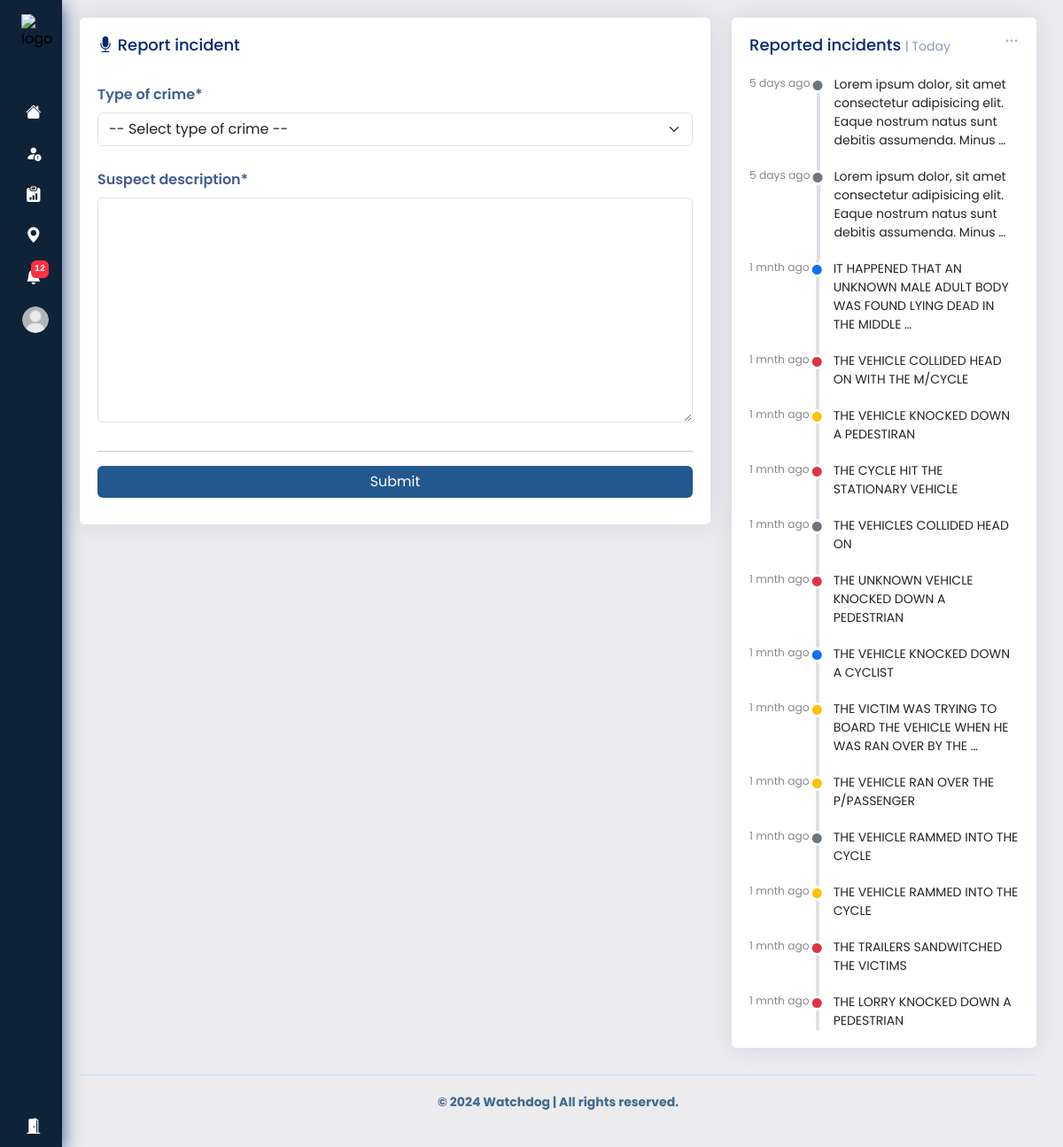
The page /incident/5f6cd2eacb014e908557c9593f210b/details/ (signed in) on the database its author committed.
### accounts/models.py (models this page shows, shortened)
class User(AbstractUser):
    id = models.CharField(max_length=30, primary_key=True, unique=True, editable=False)
    email = models.EmailField(unique=True, blank=False)
    gender = models.CharField(max_length=7, blank=False)
    mobile_no = PhoneNumberField(blank=False, db_column='Mobile No.')
    dob = models.DateField(null=True, blank=False, db_column='DoB')
    age = models.PositiveIntegerField(default=0, editable=False)
    national_id = models.PositiveBigIntegerField(blank=False, default=0, db_column='ID no.')
    county = models.CharField(max_length=30, blank=False)
    sub_county = models.CharField(max_length=30, blank=False)
    profile_pic = models.ImageField(upload_to=users_img_directory, default='default.png')
    is_officer = models.BooleanField(default=False)
    is_roadsafetystaff = models.BooleanField(default=False)
    date_updated = models.DateTimeField(auto_now=True)
    REQUIRED_FIELDS = ['username']
    USERNAME_FIELD = 'email'
    class Meta:
        ordering = ['username']

### core/models.py (models this page shows, shortened)
class ReportedCrime(models.Model):
    id = models.CharField(max_length=30, primary_key=True, unique=True, editable=False)
    location_id = models.ForeignKey(Location, on_delete=models.CASCADE, editable=False, db_column='location_id')
    crime_type = models.CharField(max_length=30, blank=False)
    suspect_description = models.TextField()
    investigation_status = models.CharField(max_length=20, blank=False)
    date_created = models.DateTimeField(auto_now_add=True)
    date_updated = models.DateTimeField(auto_now=True)
    class Meta:
        ordering = ['-date_created', 'crime_type']

class Incident(models.Model):
    id = models.CharField(max_length=30, primary_key=True, unique=True, editable=False)
    incident_type = models.CharField(max_length=20, blank=False)
    incident_date = models.DateField(null=True, blank=False)
    incident_time = models.TimeField(null=True, blank=False)
    description = models.TextField()
    media_file = models.FileField(upload_to=reported_incidents_media_directory, blank=True)
    severity_level = models.CharField(max_length=20, blank=False)
    reported_by = models.CharField(max_length=30, blank=False)
    date_reported = models.DateTimeField(auto_now_add=True)
    date_updated = models.DateTimeField(auto_now=True)
    class Meta:
        ordering = ['-date_reported', '-incident_date', '-incident_time']
    def __str__(self):
        return self.incident_type

### core/views.py (the view, shortened to what this page needs)
# urls.py: path('incident/<str:incident_id>/details/', views.ReportedIncidentsAdditionalInfoCreateView.as_view(), name='provide_incident_info'),
@method_decorator(login_required(login_url='login'), name='get')
@method_decorator(user_passes_test(lambda user: user.is_officer is True and user.is_roadsafetystaff is False and user.is_staff is False and user.is_superuser is False), name='get')
class ReportedIncidentsAdditionalInfoCreateView(View):
    form_class = {'AccidentsForm': ReportRoadAccidentForm, 'CrimesForm': ReportCrimesForm}
    template_name = 'officers/update-incidents.html'
    def get(self, request, incident_id, *args, **kwargs):
        incident_obj = Incident.objects.get(id=incident_id)
        form = self.form_class["AccidentsForm"]() if incident_obj.incident_type == 'Road accident' else self.form_class["CrimesForm"]()
        incident_qs = Incident.objects.all()[:15]
        print(f'Incident obj: {incident_obj}')
        context = {
            'IncidentForm': form,
            'incident_obj': incident_obj,
            'reported_incidents': incident_qs,
        }
        return render(request, self.template_name, context)

### core/forms.py
class ReportCrimesForm(forms.ModelForm):
    CRIME_TYPE = (
        (None, '-- Select type of crime --'),
        ('Assault', 'Assault'),
        ('Theft', 'Theft'),
        ('Vandalism', 'Vandalism'),
    )
    crime_type = forms.ChoiceField(widget=forms.Select(attrs={
            'type': 'select', 'class': 'mb-2',
        }),
        choices=CRIME_TYPE,
        label='Type of crime',
    )
    suspect_description = forms.CharField(widget=forms.Textarea())
    class Meta:
        model = ReportedCrime
        fields = ('crime_type', 'suspect_description')

### templates/officers/update-incidents.html (shortened to what this page needs)
{% extends 'core/base.html' %}{% block title %}Reported incident - provide additional info{% endblock %}
{% load static %}{% load filters %}{% load crispy_forms_tags %}
{% block content %}
<main id="main" class="main">
    <section class="section dashboard">
        <div class="row">
            <div class="col-md-8 col-lg-8">
                {% include 'toasts.html' %}
                <div class="card info-card">
                    <div class="card-body">
                        <h5 class="card-title"><i class="bi-mic-fill"></i> Report incident</h5>
                        <form hx-post="{% url 'provide_incident_info' incident_obj.id %}" hx-indicator="#indicator" hx-trigger="submit" hx-target="#wrapper" hx-swap="outerHTML">
                            <div class="row">
                                <div class="col-md-12">
                                    {{ IncidentForm|crispy }}
                                </div>
                            </div>
                            <hr>
                            <div class="d-grid gap-2">
                                <button type="submit" class="btn btn-outline-primary">Submit</button>
                            </div>
                        </form>
                    </div>
                </div>
            </div>
            <div class="col-md-4 col-lg-4">
                <div class="card">
					<div class="filter">
						<a class="icon" href="" data-bs-toggle="dropdown"><i class="bi bi-three-dots"></i></a>
					</div>
					<div class="card-body">
						<h5 class="card-title">Reported incidents <span>| Today</span></h5>
						<div class="activity">
							{% for incident in reported_incidents %}
							<div class="activity-item d-flex">
								<div class="activity-label small">{{ incident.date_reported|datereported }}</div>
								{% if incident.severity_level < '2' or incident.severity_level == 'Low' %}
								<i class='bi bi-circle-fill activity-badge text-secondary align-self-start'></i>
								{% elif incident.severity_level == '2' or incident.severity_level == 'Moderate' %}
								<i class='bi bi-circle-fill activity-badge text-primary align-self-start'></i>
								{% elif incident.severity_level == '3' or incident.severity_level == 'High' %}
								<i class='bi bi-circle-fill activity-badge text-warning align-self-start'></i>
								{% else %}
								<i class='bi bi-circle-fill activity-badge text-danger align-self-start'></i>
								{% endif %}
								<div class="activity-content">
									<a hx-get="{% url 'provide_incident_info' incident.id %}" hx-trigger="click" hx-swap="outerHTML" hx-target="#wrapper" class="text-dark">
										{% if incident.description == 'nan' %}
										<p class="small fst-italic">No description provided</p>
										{% else %}
										{{ incident.description|truncatewords:15 }}
										{% endif %}
									</a>
								</div>
							</div>
							{% empty %}
							<div class="activity-item text-center">
								<div class="activity-content">
									<p class="small text-muted fst-italic">No records available</p>
								</div>
							</div>
							{% endfor %}
						</div>
					</div>
				</div>
            </div>
        </div>
    </section>
    {% include 'footer.html' %}
</main>
{% endblock %}

### templates/core/base.html (shortened to what this page needs)
{% load static %}
<!DOCTYPE html>
<html lang="en">
<head>
    <link href="https://cdn.jsdelivr.net/npm/bootstrap@5.3.2/dist/css/bootstrap.min.css" rel="stylesheet">
    <link rel="stylesheet" href="https://cdn.jsdelivr.net/npm/bootstrap-icons@1.11.3/font/bootstrap-icons.min.css">
    <link href="{% static 'vendor/simple-datatables/style.css' %}" rel="stylesheet">
    <link rel="stylesheet" href="{% static 'css/styles.css' %}">
</head>
<body>
    <div id="wrapper" class="wrapper">
        <aside id="sidebar">
            <div class="d-flex">
                <button class="toggle-sidebar-btn" type="button" data-bs-toggle="tooltip" data-bs-placement="right" data-bs-title="Click to toggle side menu">
                    <img src="{% static 'img/logo.png' %}" height="30px" alt="logo">
                </button>
            </div>
            <ul class="sidebar-nav">
                <li class="sidebar-item">
                    <a hx-get="{% url 'homepage' %}" hx-trigger="click" hx-push-url="{% url 'homepage' %}" hx-swap="outerHTML" hx-target="#wrapper" data-bs-toggle="tooltip" data-bs-placement="right" data-bs-title="Homepage" class="sidebar-link">
                        <i class="bi-house-fill"></i>
                    </a>
                </li>
                {% if request.user.is_officer is True %}
                <li class="sidebar-item">
                    <a hx-get="{% url 'wanted_suspects' %}" hx-trigger="click" hx-push-url="{% url 'wanted_suspects' %}" hx-target="#wrapper" hx-swap="outerHTML" data-bs-toggle="tooltip" data-bs-placement="right" data-bs-title="Wanted suspects" class="sidebar-link">
                        <i class="bi-person-fill-exclamation"></i>
                    </a>
                </li>
                {% endif %}
                <li class="sidebar-item">
                    <a hx-get="{% url 'reported_incidents' %}" hx-trigger="click" hx-push-url="{% url 'reported_incidents' %}" hx-swap="outerHTML" hx-target="#wrapper" data-bs-toggle="tooltip" data-bs-placement="right" data-bs-title="Reported incidents" class="sidebar-link">
                        <i class="bi-clipboard-data-fill"></i>
                    </a>
                </li>
                <li class="sidebar-item">
                    <a  hx-get="{% url 'geo_map' %}" hx-trigger="click" hx-push-url="{% url 'geo_map' %}" hx-target="#wrapper"  hx-swap="outerHTML"  data-bs-toggle="tooltip" data-bs-placement="right" data-bs-title="Map" class="sidebar-link">
                        <i class="bi-geo-alt-fill"></i>
                    </a>
                </li>
                <li class="sidebar-item">
                    <a href="" data-bs-toggle="tooltip" data-bs-placement="right" data-bs-title="Notifications" class="sidebar-link">
                        <i class="bi-bell-fill"><span class="badge">12</span></i>
                    </a>
                </li>
                <li class="sidebar-item">
                    <a hx-get="{% url 'user_profile' %}" hx-trigger="click" hx-push-url="{% url 'user_profile' %}" hx-target="#wrapper" hx-swap="outerHTML" data-bs-toggle="tooltip" data-bs-placement="right" data-bs-title="Profile" class="sidebar-link">
                        <img src="{{ request.user.profile_pic.url }}" height="30px" width="30px" alt="profile" class="rounded-circle">
                    </a>
                </li>
            </ul>
            <div class="sidebar-footer">
                <a hx-post="{% url 'logout_user' %}" hx-trigger="click" hx-swap="outerHTML" hx-push-url="{% url 'login' %}" hx-headers='{"X-CSRFToken": "{{ csrf_token }}"}' hx-target="#wrapper" data-bs-toggle="tooltip" data-bs-placement="right" data-bs-title="Logout" class="sidebar-link">
                    <i class="bi-door-open-fill"></i>
                </a>
            </div>
        </aside>
        {% block content %}
        {% endblock %}
    </div>
</body>
</html>

### static/css/styles.css (style rules this page uses)
:root { scroll-behavior: smooth; }
a { text-decoration: none; cursor: pointer; }
li { list-style: none; }
body { font-family: 'Poppins', sans-serif; }
.wrapper { display: flex; }
.main { min-height: 100vh; width: 100%; overflow: hidden; transition: all 0.35s ease-in-out; background-color: #ececee; margin-left: 5%; }
#main { padding: 20px 30px; transition: all 0.3s; }
form label { font-weight: 600; color: #012970bf; margin-top: 1.5%; }
.btn-outline-primary, .btn-primary { background-color: #23578f; color: #fff; border: none; }
.card { margin-bottom: 30px; border: none; border-radius: 5px; box-shadow: 0px 0 30px rgba(1, 41, 112, 0.1); }
.card-title { padding: 20px 0 15px 0; font-size: 18px; font-weight: 500; color: #012970; font-family: "Poppins", sans-serif; }
.card-title span { color: #899bbd; font-size: 14px; font-weight: 400; }
.card-body { padding: 0 20px 20px 20px; }
#sidebar { width: 70px; min-width: 70px; z-index: 1000; transition: all .25s ease-in-out; background-color: #0e2238; overflow-y: auto; overflow-x: hidden; scrollbar-width: thin; scrollbar-color: #aab7cf transparent; display: flex; flex-direction: column; position: fixed; height: 100%; box-shadow: 0px 5px 20px rgba(1, 41, 112, 0.8); }
.toggle-sidebar-btn { background-color: transparent; cursor: pointer; border: 0; padding: 1rem 1.5rem; }
#sidebar:not(.expand) .sidebar-logo, #sidebar:not(.expand) a.sidebar-link span { display: none; }
.sidebar-nav { padding: 2rem 0; flex: 1 1 auto; }
a.sidebar-link { padding: .625rem 1.625rem; color: #FFF; display: block; font-size: 0.9rem; white-space: nowrap; border-left: 3px solid transparent; }
.sidebar-link i { font-size: 1.1rem; margin-right: .75rem; }
.sidebar-item { position: relative; }
#sidebar .sidebar-item .sidebar-link i > .badge { display: grid; place-items: center; height: 20px; padding: 0 4px; position: absolute; top: 4px; right: 15px; background: #ff2f40; color: #f9f9f9; font: normal 600 10px monospace; }
#sidebar .sidebar-item .sidebar-link img { margin-left: -4px; margin-right: 4px; padding-left: -14px; }
.dashboard .filter { position: absolute; right: 0px; top: 15px; }
.dashboard .filter .icon { color: #aab7cf; padding-right: 20px; padding-bottom: 5px; transition: 0.3s; font-size: 16px; }
.dashboard .info-card { padding-bottom: 10px; }
.dashboard .activity { font-size: 14px; }
.dashboard .activity .activity-item .activity-label { color: #888; position: relative; flex-shrink: 0; flex-grow: 0; min-width: 64px; }
.dashboard .activity .activity-item .activity-label::before { content: ""; position: absolute; right: -11px; width: 4px; top: 0; bottom: 0; background-color: #dfdfe6; }
.dashboard .activity .activity-item .activity-badge { margin-top: 3px; z-index: 1; font-size: 11px; line-height: 0; border-radius: 50%; flex-shrink: 0; border: 3px solid #fff; flex-grow: 0; }
.dashboard .activity .activity-item .activity-content { padding-left: 10px; padding-bottom: 20px; }
.dashboard .activity .activity-item:first-child .activity-label::before { top: 5px; }
.dashboard .activity .activity-item:last-child .activity-content { padding-bottom: 0; }

### rows shown on the page
User: user.profile_pic (placeholder picture)
Incident: date_reported "5 days ago", description "Lorem ipsum dolor, sit amet consectetur adipisicing elit. Eaque nostrum natus sunt debitis assumenda. Minus …"
Incident: date_reported "5 days ago", description "Lorem ipsum dolor, sit amet consectetur adipisicing elit. Eaque nostrum natus sunt debitis assumenda. Minus …"
Incident: date_reported "1 mnth ago", severity_level "2" (drawn), description "IT HAPPENED THAT AN UNKNOWN MALE ADULT BODY WAS FOUND LYING DEAD IN THE MIDDLE …"
Incident: date_reported "1 mnth ago", description "THE VEHICLE COLLIDED HEAD ON WITH THE M/CYCLE"
Incident: date_reported "1 mnth ago", severity_level "3" (drawn), description "THE VEHICLE KNOCKED DOWN A PEDESTIRAN"
Incident: date_reported "1 mnth ago", description "THE CYCLE HIT THE STATIONARY VEHICLE"
Incident: date_reported "1 mnth ago", description "THE VEHICLES COLLIDED HEAD ON"
Incident: date_reported "1 mnth ago", description "THE UNKNOWN VEHICLE KNOCKED DOWN A PEDESTRIAN"
Incident: date_reported "1 mnth ago", severity_level "2" (drawn), description "THE VEHICLE KNOCKED DOWN A CYCLIST"
Incident: date_reported "1 mnth ago", severity_level "3" (drawn), description "THE VICTIM WAS TRYING TO BOARD THE VEHICLE WHEN HE WAS RAN OVER BY THE …"
Incident: date_reported "1 mnth ago", severity_level "3" (drawn), description "THE VEHICLE RAN OVER THE P/PASSENGER"
Incident: date_reported "1 mnth ago", description "THE VEHICLE RAMMED INTO THE CYCLE"
Incident: date_reported "1 mnth ago", severity_level "3" (drawn), description "THE VEHICLE RAMMED INTO THE CYCLE"
Incident: date_reported "1 mnth ago", description "THE TRAILERS SANDWITCHED THE VICTIMS"
Incident: date_reported "1 mnth ago", description "THE LORRY KNOCKED DOWN A PEDESTRIAN"
